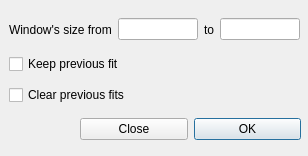
<?xml version="1.0" encoding="UTF-8"?>
<ui version="4.0">
 <class>RefitDialog</class>
 <widget class="QWidget" name="RefitDialog">
  <property name="windowModality">
   <enum>Qt::ApplicationModal</enum>
  </property>
  <property name="geometry">
   <rect>
    <x>0</x>
    <y>0</y>
    <width>308</width>
    <height>156</height>
   </rect>
  </property>
  <property name="windowTitle">
   <string>Form</string>
  </property>
  <widget class="QWidget" name="horizontalLayoutWidget">
   <property name="geometry">
    <rect>
     <x>9</x>
     <y>9</y>
     <width>291</width>
     <height>41</height>
    </rect>
   </property>
   <layout class="QHBoxLayout" name="horizontalLayout">
    <item>
     <widget class="QLabel" name="label">
      <property name="text">
       <string>Window's size from</string>
      </property>
     </widget>
    </item>
    <item>
     <widget class="QLineEdit" name="minWinTxt"/>
    </item>
    <item>
     <widget class="QLabel" name="label_2">
      <property name="text">
       <string>to</string>
      </property>
     </widget>
    </item>
    <item>
     <widget class="QLineEdit" name="maxWinTxt"/>
    </item>
   </layout>
  </widget>
  <widget class="QWidget" name="verticalLayoutWidget">
   <property name="geometry">
    <rect>
     <x>9</x>
     <y>49</y>
     <width>291</width>
     <height>61</height>
    </rect>
   </property>
   <layout class="QVBoxLayout" name="verticalLayout">
    <item>
     <widget class="QCheckBox" name="keepFits">
      <property name="text">
       <string>Keep previous fit</string>
      </property>
     </widget>
    </item>
    <item>
     <widget class="QCheckBox" name="clearFits">
      <property name="text">
       <string>Clear previous fits</string>
      </property>
     </widget>
    </item>
   </layout>
  </widget>
  <widget class="QWidget" name="horizontalLayoutWidget_2">
   <property name="geometry">
    <rect>
     <x>80</x>
     <y>109</y>
     <width>221</width>
     <height>41</height>
    </rect>
   </property>
   <layout class="QHBoxLayout" name="horizontalLayout_2">
    <item>
     <widget class="QPushButton" name="closeButton">
      <property name="text">
       <string>Close</string>
      </property>
     </widget>
    </item>
    <item>
     <widget class="QPushButton" name="okButton">
      <property name="text">
       <string>OK</string>
      </property>
      <property name="shortcut">
       <string>Return</string>
      </property>
      <property name="default">
       <bool>true</bool>
      </property>
     </widget>
    </item>
   </layout>
  </widget>
 </widget>
 <resources/>
 <connections/>
</ui>
